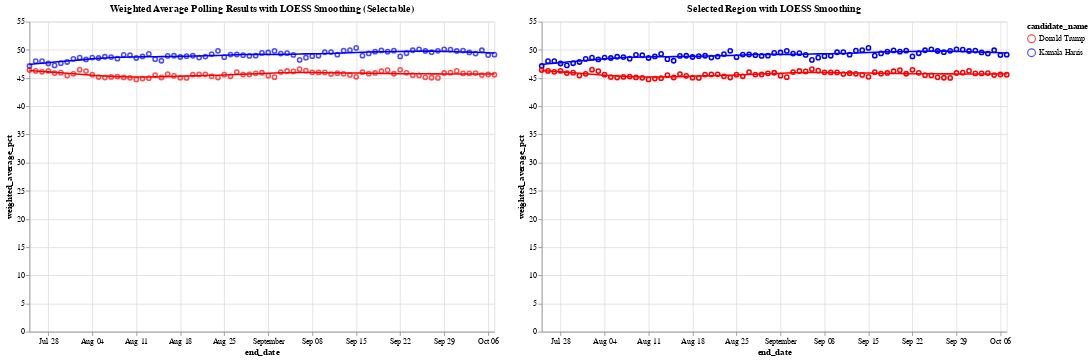

Notebook code for this chart:
### Markdown cell above
Let's look at the loess smoothed curve of this

### Code cell
# Define the color scale for the two candidates
color_scale = alt.Scale(domain=['Donald Trump', 'Kamala Harris'], range=['red', 'blue'])

# Step 1: Create a selection brush for the horizontal axis (end_date)
brush = alt.selection_interval(encodings=['x'])  # Brush selection on the x-axis

# Step 2: Create the base chart with points and LOESS smoothing (Chart 1)
base = alt.Chart(df_weighted_averages).mark_point().encode(
    x='end_date:T',
    y='weighted_average_pct:Q',
    color=alt.Color('candidate_name:N', scale=color_scale)
)

loess = base.transform_loess(
    'end_date', 'weighted_average_pct', groupby=['candidate_name'], bandwidth=0.3
).mark_line()

chart1 = (base + loess).add_params(
    brush  # Add the brush selection to Chart 1
).properties(
    title='Weighted Average Polling Results with LOESS Smoothing (Selectable)',
    width=600,
    height=400
)

# Step 3: Create the side-by-side chart that will show the selected region with tooltip

# Apply the same selection filter to both points and LOESS in chart2
selected_points = base.encode(
    opacity=alt.condition(brush, alt.value(1), alt.value(0)),  # Highlight only selected points
    tooltip=['end_date:T', 'candidate_name:N', 'weighted_average_pct:Q']  # Add tooltip for points
).transform_filter(
    brush  # Filter by brush selection
)

# Apply LOESS smoothing for the selected range
selected_loess = alt.Chart(df_weighted_averages).transform_loess(
    'end_date', 'weighted_average_pct', groupby=['candidate_name'], bandwidth=0.3
).mark_line().encode(
    x='end_date:T',
    y='weighted_average_pct:Q',
    color=alt.Color('candidate_name:N', scale=color_scale),
    tooltip=['end_date:T', 'candidate_name:N', 'weighted_average_pct:Q']
).transform_filter(
    brush  # Filter the LOESS line by the brush selection
)

# Combine selected points and LOESS for the second chart
chart2 = (selected_points + selected_loess).properties(
    title='Selected Region with LOESS Smoothing',
    width=600,
    height=400
)

# Combine the two charts side by side
final_chart = alt.hconcat(chart1, chart2)

# Display the final chart
final_chart.show()

### Figure 1 — Vega-Lite specification as saved in the notebook (floating-point values rounded to 4 significant figures; data arrays with more than 128 entries replaced by an {"elided": "..."} marker saying what was removed)
{"config": {"view": {"continuousWidth": 300, "continuousHeight": 300}}, "hconcat": [{"layer": [{"mark": {"type": "point"}, "encoding": {"color": {"field": "candidate_name", "scale": {"domain": ["Donald Trump", "Kamala Harris"], "range": ["red", "blue"]}, "type": "nominal"}, "x": {"field": "end_date", "type": "temporal"}, "y": {"field": "weighted_average_pct", "type": "quantitative"}}, "name": "view_43"}, {"mark": {"type": "line"}, "encoding": {"color": {"field": "candidate_name", "scale": {"domain": ["Donald Trump", "Kamala Harris"], "range": ["red", "blue"]}, "type": "nominal"}, "x": {"field": "end_date", "type": "temporal"}, "y": {"field": "weighted_average_pct", "type": "quantitative"}}, "transform": [{"loess": "weighted_average_pct", "on": "end_date", "bandwidth": 0.3, "groupby": ["candidate_name"]}]}], "height": 400, "title": "Weighted Average Polling Results with LOESS Smoothing (Selectable)", "width": 600}, {"layer": [{"mark": {"type": "point"}, "encoding": {"color": {"field": "candidate_name", "scale": {"domain": ["Donald Trump", "Kamala Harris"], "range": ["red", "blue"]}, "type": "nominal"}, "opacity": {"condition": {"param": "param_43", "value": 1}, "value": 0}, "tooltip": [{"field": "end_date", "type": "temporal"}, {"field": "candidate_name", "type": "nominal"}, {"field": "weighted_average_pct", "type": "quantitative"}], "x": {"field": "end_date", "type": "temporal"}, "y": {"field": "weighted_average_pct", "type": "quantitative"}}, "transform": [{"filter": {"param": "param_43"}}]}, {"mark": {"type": "line"}, "encoding": {"color": {"field": "candidate_name", "scale": {"domain": ["Donald Trump", "Kamala Harris"], "range": ["red", "blue"]}, "type": "nominal"}, "tooltip": [{"field": "end_date", "type": "temporal"}, {"field": "candidate_name", "type": "nominal"}, {"field": "weighted_average_pct", "type": "quantitative"}], "x": {"field": "end_date", "type": "temporal"}, "y": {"field": "weighted_average_pct", "type": "quantitative"}}, "transform": [{"loess": "weighted_average_pct", "on": "end_date", "bandwidth": 0.3, "groupby": ["candidate_name"]}, {"filter": {"param": "param_43"}}]}], "height": 400, "title": "Selected Region with LOESS Smoothing", "width": 600}], "data": {"name": "data-53f1ccd75e48b16e7fc728b913d6bf97"}, "params": [{"name": "param_43", "select": {"type": "interval", "encodings": ["x"]}, "views": ["view_43"]}], "$schema": "https://vega.github.io/schema/vega-lite/v5.20.1.json", "datasets": {"data-53f1ccd75e48b16e7fc728b913d6bf97": {"elided": "150 records"}}}
